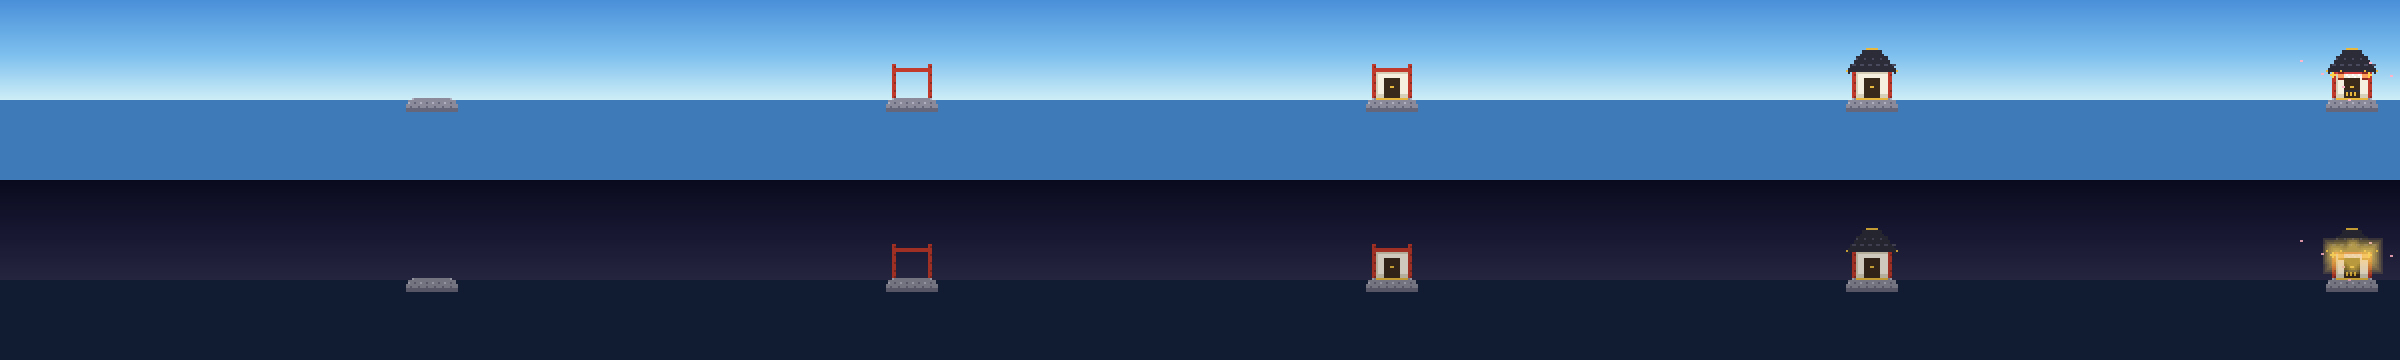

The script that saved this image:
# 神社像素稿离线预览 v2：程序化生成 32x36 网格（宽度断言），5 阶段分层叠加
from PIL import Image

W, H = 32, 36
PAL = {
    'S': '#8a8a9a', 's': '#66667a', 'W': '#b0b0c0',
    'R': '#c0392b', 'r': '#8f2a20',
    'w': '#f5efe0', 'q': '#d8cfb8',
    'D': '#2c2c38', 'd': '#4a4a5e',
    'G': '#e8b93e', 'L': '#ffd24a',
    'N': '#3a2a1c',
    'T': '#d64545', 'F': '#ffffff',
    'E': '#ff9d5c',
}

def empty():
    return [['.'] * W for _ in range(H)]

def put(g, x, y, ch):
    if 0 <= x < W and 0 <= y < H:
        g[y][x] = ch

def box(g, x0, y0, x1, y1, ch):
    for y in range(y0, y1 + 1):
        for x in range(x0, x1 + 1):
            put(g, x, y, ch)

def rows(g):
    out = [''.join(r) for r in g]
    assert all(len(r) == W for r in out)
    return out

# ---- L1 地基：石台（两级台阶 + 石纹） ----
g = empty()
box(g, 6, 29, 25, 29, 'S')          # 上台面
box(g, 4, 30, 27, 31, 'S')          # 下台阶
box(g, 3, 32, 28, 33, 'S')          # 基底
box(g, 3, 34, 28, 35, 's')          # 水底阴影
for i, x in enumerate(range(4, 28, 3)):   # 石纹
    put(g, x, 31, 'W' if i % 2 == 0 else 's')
for i, x in enumerate(range(5, 27, 4)):
    put(g, x, 33, 's')
put(g, 6, 29, 'W'); put(g, 25, 29, 'W')
L1 = rows(g)

# ---- L2 支柱：朱红双柱 + 横梁 ----
g = empty()
box(g, 6, 12, 7, 28, 'R')
box(g, 24, 12, 25, 28, 'R')
box(g, 6, 14, 25, 15, 'R')          # 横梁（两层）
put(g, 7, 28, 'r'); put(g, 25, 28, 'r')   # 柱脚暗
for y in (13, 17, 21, 25):
    put(g, 7, y, 'r'); put(g, 25, y, 'r')  # 柱节
L2 = rows(g)

# ---- L3 主体：白墙 + 黑门 + 金线脚 ----
g = empty()
box(g, 8, 16, 23, 28, 'w')
box(g, 8, 16, 23, 16, 'q')          # 墙顶阴
box(g, 8, 27, 23, 28, 'q')          # 墙脚阴
box(g, 8, 17, 8, 28, 'q')           # 左侧阴
box(g, 12, 19, 19, 28, 'N')         # 黑门
put(g, 15, 23, 'G'); put(g, 16, 23, 'G')  # 门环金
box(g, 8, 29, 23, 29, 'G')          # 金线脚
L3 = rows(g)

# ---- L4 房顶：歇山大屋顶 + 屋脊 + 金鸱吻 ----
g = empty()
box(g, 13, 4, 18, 4, 'G')           # 脊饰
box(g, 11, 5, 20, 6, 'D')
box(g, 10, 7, 21, 7, 'D')
box(g, 8, 8, 23, 9, 'D')
box(g, 7, 10, 24, 11, 'D')
box(g, 5, 12, 26, 13, 'D')
box(g, 4, 14, 27, 15, 'D')
put(g, 3, 15, 'G'); put(g, 28, 15, 'G')   # 鸱吻
put(g, 4, 16, 'D'); put(g, 27, 16, 'D')   # 檐角下垂
for x in range(6, 27, 4):                # 瓦楞高光
    put(g, x, 12, 'd'); put(g, x + 1, 12, 'd')
for x in range(8, 24, 4):
    put(g, x, 9, 'd')
L4 = rows(g)

# ---- L5 装饰：金铃 + 注连绳纸垂 + 吊灯 + 供箱 ----
g = empty()
# 注连绳（横梁下）
box(g, 8, 16, 23, 16, 'T')
# 纸垂（白色锯齿）
for x in (10, 13, 16, 19):
    put(g, x, 17, 'F')
for x in (11, 14, 17, 20):
    put(g, x, 18, 'F')
# 成对金铃（檐角下）
for bx in (6, 24):
    put(g, bx, 16, 'L')
    box(g, bx - 1, 17, bx + 1, 17, 'L')
    put(g, bx, 18, 'L')
# 吊灯（挂在门两侧柱内）
for lx in (9, 21):
    put(g, lx + 1, 15, 'G')               # 挂钩
    box(g, lx, 16, lx + 2, 16, 'r')       # 灯顶
    box(g, lx, 17, lx + 2, 18, 'E')       # 灯身
    box(g, lx, 19, lx + 2, 19, 'r')       # 灯底
# 供箱（台阶前）
box(g, 12, 25, 19, 28, 'N')
box(g, 12, 25, 19, 25, 'D')
for x in range(13, 19, 2):
    put(g, x, 26, 'G'); put(g, x, 27, 'G')  # 金格栅
L5 = rows(g)

LAYERS = [L1, L2, L3, L4, L5]

def bg(mode):
    img = Image.new('RGB', (480, 180))
    px = img.load()
    if mode == 'day':
        top, mid, hor, sea = (0x4a,0x90,0xd9),(0x7e,0xc0,0xee),(0xcf,0xee,0xf7),(0x3f,0x7a,0xb8)
    else:
        top, mid, hor, sea = (0x0c,0x0c,0x24),(0x1c,0x1c,0x3c),(0x2c,0x2c,0x4c),(0x14,0x20,0x3c)
    for y in range(100):
        t = y/100
        if t < 0.55:
            k = t/0.55; c = tuple(round(top[i]+(mid[i]-top[i])*k) for i in range(3))
        else:
            k = (t-0.55)/0.45; c = tuple(round(mid[i]+(hor[i]-mid[i])*k) for i in range(3))
        for x in range(480): px[x,y] = c
    for y in range(100,180):
        for x in range(480): px[x,y] = sea
    return img

def draw_grid(img, grid, ox, oy, scale=2):
    px = img.load()
    for r, row in enumerate(grid):
        for c, ch in enumerate(row):
            if ch == '.': continue
            col = PAL.get(ch)
            if not col: continue
            rgb = tuple(int(col[i:i+2],16) for i in (1,3,5))
            for dy in range(scale):
                for dx in range(scale):
                    x, y = ox + c*scale + dx, oy + r*scale + dy
                    if 0 <= x < 480 and 0 <= y < 180: px[x,y] = rgb

def glow(img, gx, gy, strength=0.12, rad=16):
    px = img.load()
    for r in range(rad, 2, -2):
        a = strength
        for y in range(gy-r, gy+r):
            for x in range(gx-r, gx+r):
                if 0<=x<480 and 0<=y<180:
                    o = px[x,y]
                    px[x,y] = (min(255, round(o[0]+(255-o[0])*a)),
                               min(255, round(o[1]+(215-o[1])*a)),
                               min(255, round(o[2]+(120-o[2])*a*0.5)))

# 夜晚：叠加全场景暗角 + 神社灯晕（与 scene.ts 的实现一致：神社在暗角前绘制，
# 这里近似：先暗角后灯晕，验证夜间可读性）
def vignette(img, k=0.16):
    px = img.load()
    for y in range(180):
        for x in range(480):
            o = px[x,y]
            px[x,y] = tuple(round(o[i]*(1-k)) for i in range(3))

OUT = Image.new('RGB', (480*5, 180*2), (20,20,30))
import math
for mi, mode in enumerate(['day','night']):
    for st in range(5):
        img = bg(mode)
        ox, oy = 400, 40
        for li in range(st+1):
            draw_grid(img, LAYERS[li], ox, oy, 2)
        px = img.load()
        if st >= 4:
            # 樱花瓣（ procedural 模拟几瓣）
            for i in range(6):
                petx = 380 + i*16 + (i%3)*5
                pety = 60 + (i*13) % 50
                for dx in range(3):
                    for dy in range(2):
                        if 0<=petx+dx<480 and 0<=pety+dy<180:
                            px[petx+dx, pety+dy] = (255,179,200)
        if mode == 'night':
            vignette(img, 0.16)
            if st >= 4:
                # 吊灯暖光：sprite 坐标 (10,17)/(22,17) -> 场景 (400+21, 40+35)
                glow(img, 421, 76, 0.14, 18)
                glow(img, 445, 76, 0.14, 18)
                # 金铃微光
                glow(img, 413, 74, 0.08, 10)
                glow(img, 449, 74, 0.08, 10)
        OUT.paste(img, (480*st, 180*mi))
OUT.save('shrine_preview.png')

# 导出 TS 数组文本
with open('shrine_layers.txt', 'w', encoding='utf-8') as f:
    for i, layer in enumerate(LAYERS):
        f.write(f'// ---- 阶段 {i+1} ----\n[\n')
        for r in layer:
            f.write(f"  '{r}',\n")
        f.write(']\n')
print('saved shrine_preview.png + shrine_layers.txt')
